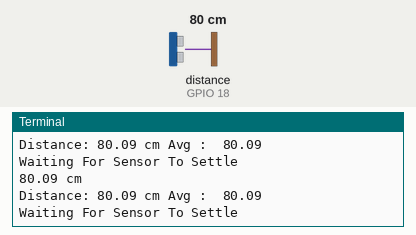
This program was run on a simulated Raspberry Pi (BCM pin numbers). Parts: the last lines printed to the terminal. The test bench sets the inputs (shaded band); at power-on: distance to the obstacle (sensor on GPIO 18) 80 cm. The echo pulse lasts 58.3 µs per cm; the clock reads 2024-03-15 10:24:30 at power-on unless the program sets it.

Above: at 1.2 s.
1.3 s: distance to the obstacle (sensor on GPIO 18) set to 2 cm
At 1.37 s:
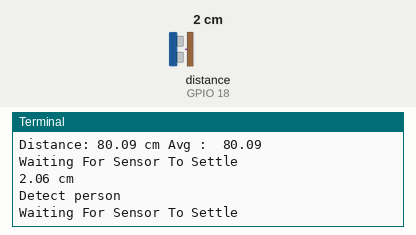
2.8 s: distance to the obstacle (sensor on GPIO 18) set to 4 cm
At 2.89 s:
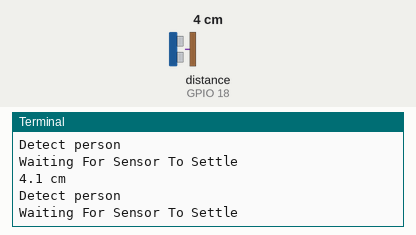
Timing chart, 0 to 5.8 s (numbered marks = the images above; inputs shaded):
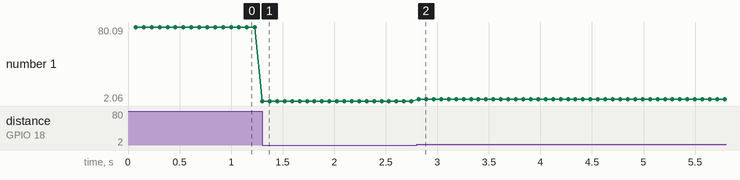

The program:

distance_sensor1.py
```python
import RPi.GPIO as GPIO
import time
import Queue

GPIO.setmode(GPIO.BCM)


TRIG = 23
ECHO = 18

print "Distance Measurement In Progress"

GPIO.setup(TRIG,GPIO.OUT)

GPIO.setup(ECHO,GPIO.IN)

GPIO.output(TRIG,GPIO.LOW)

distance_sum = 0

distance_cnt = 0

sq = Queue.Queue()


while True:
    print "Waiting For Sensor To Settle"

    time.sleep(0.07)

    GPIO.output(TRIG,True)
    time.sleep(0.001)
    GPIO.output(TRIG,False)

    while GPIO.input(ECHO)==0:
        pulse_start = time.time()

    while GPIO.input(ECHO)==1:
        pulse_end = time.time()

    pulse_duration = pulse_end - pulse_start

    distance = pulse_duration * 17150

    distance = round(distance,2)

    print distance,'cm'
    if distance_cnt < 5:
        distance_cnt+=1
        sq.put(distance)
        distance_sum += distance
    else:
        avg = distance_sum / distance_cnt

        if distance < (avg / 2.0):
            print "Detect person"
        else:
            dmin = avg*0.9
            dmax = avg*1.1

            if dmin <= distance and distance <= dmax:
                distance_sum -= sq.get()
                sq.put(distance)
                distance_sum += distance
                print "Distance:",distance,"cm Avg : ",avg

GPIO.cleanup()
```

Measured:
- after the input at 1.3 s, the terminal: prints a new line at once (image 1)
- after the input at 2.8 s, the terminal: prints a new line at once (image 2)
- plotted number 1: 80.09 → 2.06 after the input at 1.3 s, 2.06 → 4.1 after the input at 2.8 s
